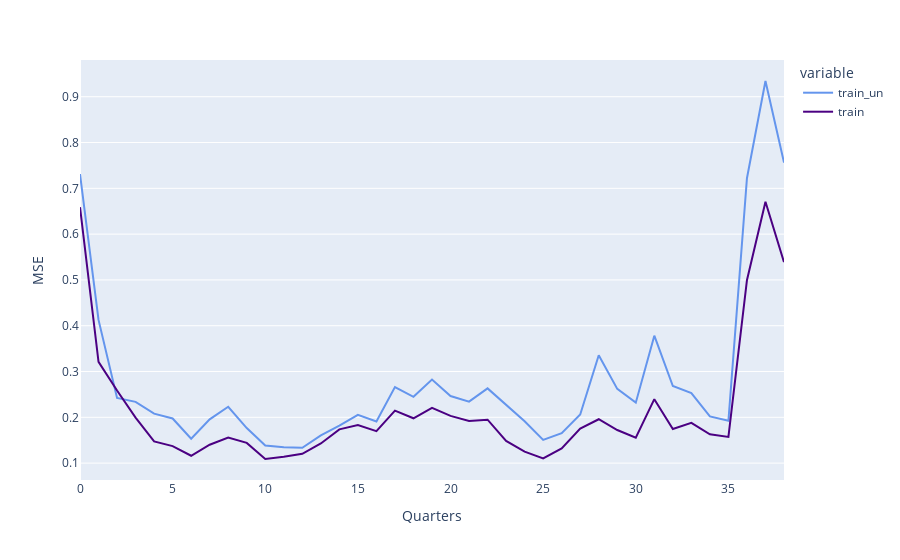

The notebook cell saved with this chart:
### Code cell
# Plot untrained and trained training sets

fig4 = px.line(val_metrics, x='quarters', y=["train_un","train"], color_discrete_sequence=['cornflowerblue', 'indigo'])
fig4.update_xaxes(title_text='Quarters', showgrid=False)
fig4.update_yaxes(title_text='MSE')
fig4.show()

### Figure 1 — Plotly figure (JSON) as saved in the notebook; plotly's stock layout.template omitted (floating-point values rounded to 4 significant figures)
{"data": [{"hovertemplate": "variable=train_un<br>quarters=%{x}<br>value=%{y}<extra></extra>", "legendgroup": "train_un", "line": {"color": "cornflowerblue", "dash": "solid"}, "mode": "lines", "name": "train_un", "orientation": "v", "showlegend": true, "type": "scatter", "x": [0, 1, 2, 3, 4, 5, 6, 7, 8, 9, 10, 11, 12, 13, 14, 15, 16, 17, 18, 19, 20, 21, 22, 23, 24, 25, 26, 27, 28, 29, 30, 31, 32, 33, 34, 35, 36, 37, 38], "xaxis": "x", "y": [0.7312, 0.4127, 0.2423, 0.2338, 0.2079, 0.1974, 0.1531, 0.1955, 0.2231, 0.1765, 0.1384, 0.1344, 0.1336, 0.1605, 0.1818, 0.2053, 0.1909, 0.2662, 0.2447, 0.2824, 0.2465, 0.2343, 0.2632, 0.2273, 0.1913, 0.1507, 0.1656, 0.2061, 0.3355, 0.2621, 0.232, 0.3782, 0.2684, 0.2527, 0.2019, 0.1926, 0.7221, 0.9344, 0.7561], "yaxis": "y"}, {"hovertemplate": "variable=train<br>quarters=%{x}<br>value=%{y}<extra></extra>", "legendgroup": "train", "line": {"color": "indigo", "dash": "solid"}, "mode": "lines", "name": "train", "orientation": "v", "showlegend": true, "type": "scatter", "x": [0, 1, 2, 3, 4, 5, 6, 7, 8, 9, 10, 11, 12, 13, 14, 15, 16, 17, 18, 19, 20, 21, 22, 23, 24, 25, 26, 27, 28, 29, 30, 31, 32, 33, 34, 35, 36, 37, 38], "xaxis": "x", "y": [0.6588, 0.3212, 0.2586, 0.1995, 0.1474, 0.1371, 0.116, 0.1401, 0.156, 0.1442, 0.109, 0.1138, 0.1204, 0.1428, 0.1736, 0.1831, 0.1699, 0.2145, 0.1979, 0.2207, 0.2031, 0.1922, 0.1948, 0.1484, 0.1251, 0.1104, 0.1319, 0.1752, 0.1958, 0.1723, 0.1556, 0.2396, 0.1746, 0.188, 0.1629, 0.1572, 0.4994, 0.6708, 0.5389], "yaxis": "y"}], "layout": {"legend": {"title": {"text": "variable"}, "tracegroupgap": 0}, "margin": {"t": 60}, "xaxis": {"anchor": "y", "domain": [0, 1], "showgrid": false, "title": {"text": "Quarters"}}, "yaxis": {"anchor": "x", "domain": [0, 1], "title": {"text": "MSE"}}}}
